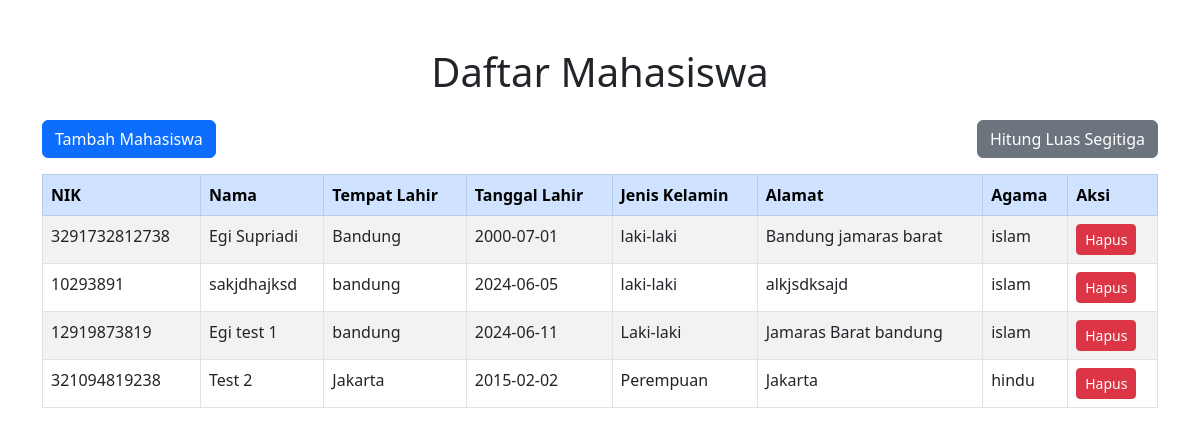
Before: /framework_ci/index.php with the older database file.
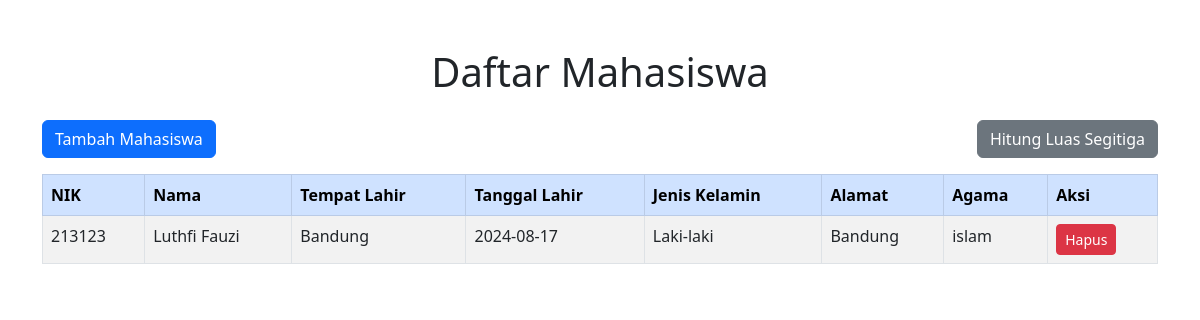
After: the same page with the newer database file.
### tables this page shows
CREATE TABLE `tb_mahasiswa` (
  `id` int(3) NOT NULL,
  `nik` varchar(16) NOT NULL,
  `nama` varchar(64) NOT NULL,
  `tempat_lahir` varchar(32) NOT NULL,
  `tanggal_lahir` date NOT NULL,
  `jenis_kelamin` varchar(10) NOT NULL,
  `alamat` text NOT NULL,
  `agama` enum('islam','kristen','hindu','budha') DEFAULT NULL
);

### framework_ci/application/controllers/Mahasiswa.php (called while the page is built, shortened)
<?php
class Mahasiswa extends CI_Controller {
	public function __construct()
	{
		$this->load->model('m_mahasiswa');
	}
	public function index()
	{
        $model = $this->m_mahasiswa;
		$data = array();
		$data["mahasiswa"] = $model->get();
		$this->load->view('list_mahasiswa', $data);
	}
}

### framework_ci/index.php (called while the page is built, shortened)
<?php
require_once BASEPATH.'core/CodeIgniter.php';

### framework_ci/application/models/M_mahasiswa.php (called while the page is built, shortened)
<?php
class M_mahasiswa extends CI_Model{
    public $table = 'tb_mahasiswa';
    public function get(){
        try {
            $query = $this->db->get($this->table);
            $data = $query->result_array();
            return $data;
        } catch (Exception $e) {
            return $e;
        }
    }
}
?>

### framework_ci/application/views/list_mahasiswa.php (the view, shortened to what this page needs)
<!DOCTYPE html>
<html lang="en">
<head>
    <link href="https://cdn.jsdelivr.net/npm/bootstrap@5.3.0/dist/css/bootstrap.min.css" rel="stylesheet">
</head>
<body>
    <div class="container mt-5">
        <h1 class="text-center mb-4">Daftar Mahasiswa</h1>
        <div class="d-flex justify-content-between mb-3">
            <a href="<?php echo base_url('mahasiswa/add');?>" class="btn btn-primary">Tambah Mahasiswa</a>
            <a href="<?php echo base_url('segitiga');?>" class="btn btn-secondary">Hitung Luas Segitiga</a>
        </div>
        <div class="table-responsive">
            <table class="table table-striped table-bordered">
                <thead class="table-primary">
                    <tr>
                        <th>NIK</th>
                        <th>Nama</th>
                        <th>Tempat Lahir</th>
                        <th>Tanggal Lahir</th>
                        <th>Jenis Kelamin</th>
                        <th>Alamat</th>
                        <th>Agama</th>
                        <th>Aksi</th>
                    </tr>
                </thead>
                <tbody>
                    <?php foreach($mahasiswa as $key=>$data): ?>
                        <tr>
                            <td><?php echo $data["nik"]; ?></td>
                            <td><?php echo $data["nama"]; ?></td>
                            <td><?php echo $data["tempat_lahir"]; ?></td>
                            <td><?php echo $data["tanggal_lahir"]; ?></td>
                            <td><?php echo $data["jenis_kelamin"]; ?></td>
                            <td><?php echo $data["alamat"]; ?></td>
                            <td><?php echo $data["agama"]; ?></td>
                            <td>
                                <a href="<?php echo base_url('mahasiswa/delete/'.$data['id']); ?>" class="btn btn-danger btn-sm">Hapus</a>
                            </td>
                        </tr>
                    <?php endforeach; ?>
                </tbody>
            </table>
        </div>
    </div>
</body>
</html>

Changed rows visible on the page:
removed tb_mahasiswa: nik "3291732812738", nama "Egi Supriadi", tempat_lahir "Bandung", tanggal_lahir "2000-07-01", jenis_kelamin "laki-laki", alamat "Bandung jamaras barat", agama "islam"
removed tb_mahasiswa: nik "10293891", nama "sakjdhajksd", tempat_lahir "bandung", tanggal_lahir "2024-06-05", jenis_kelamin "laki-laki", alamat "alkjsdksajd", agama "islam"
removed tb_mahasiswa: nik "12919873819", nama "Egi test 1", tempat_lahir "bandung", tanggal_lahir "2024-06-11", jenis_kelamin "Laki-laki", alamat "Jamaras Barat bandung", agama "islam"
removed tb_mahasiswa: nik "321094819238", nama "Test 2", tempat_lahir "Jakarta", tanggal_lahir "2015-02-02", jenis_kelamin "Perempuan", alamat "Jakarta", agama "hindu"
added tb_mahasiswa: nik "213123", nama "Luthfi Fauzi", tempat_lahir "Bandung", tanggal_lahir "2024-08-17", jenis_kelamin "Laki-laki", alamat "Bandung", agama "islam"
